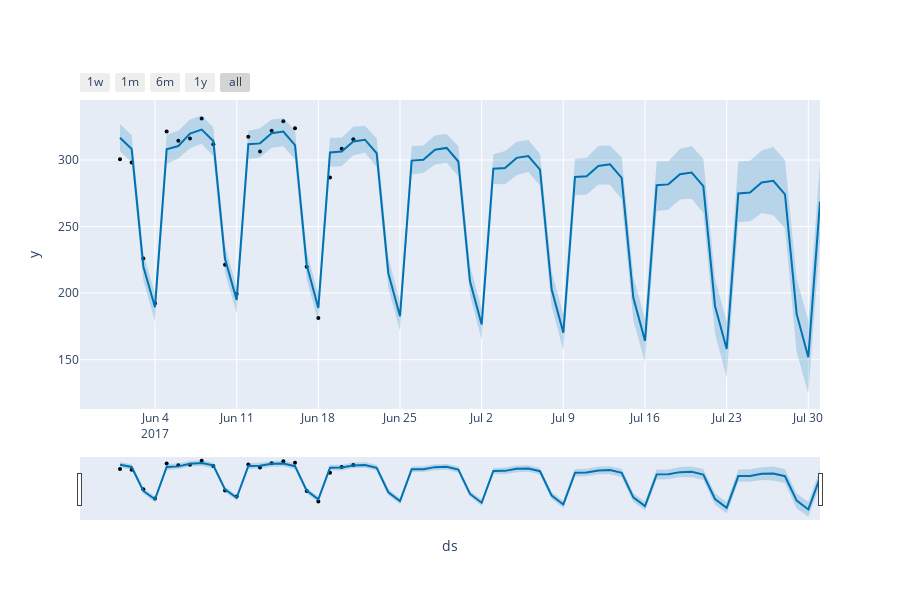

The notebook cell this image was saved under:
### Code cell
plot_plotly(model, forecast)
